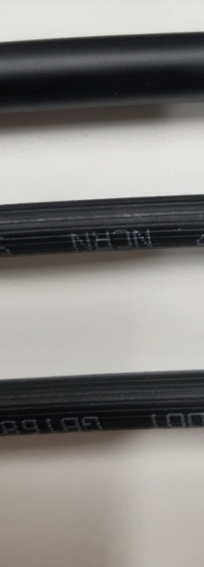
#> input picture datafornichi/khe.png, 204 x 567 px
$ python thicknessesForBlack.py   (older library calls are emulated)
#> lines starting #> are read from the running program, lines starting #| are printed output that depends on the picture; after the words box and inside, x2 and y2 are one past the last pixel; in counts of white or black regions, pixels touching at a corner belong together
#> further down, image is the input picture: shape (567, 204, 3); mean B, G, R 130.8, 133.1, 135.1
import cv2
import numpy as np
import math

def get_gradient_sobel(image):
    img_src = cv2.cvtColor(image, cv2.COLOR_BGR2GRAY)
    kernel = np.ones((5, 5), np.uint8)
    gray_image = cv2.morphologyEx(img_src, cv2.MORPH_CLOSE, kernel)
    # equalized_image = cv2.equalizeHist(img_src)
    blurred = cv2.GaussianBlur(gray_image, (3,3), 0)

    # thresh
    _, edges_src = cv2.threshold(blurred, 70, 140, cv2.THRESH_BINARY_INV)
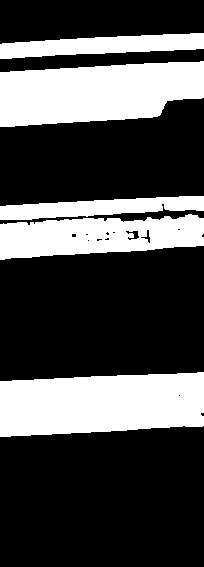
#> edges_src: shape (567, 204); values 0 (black) and 140 (white), 30% white; 5 white regions, box (x1, y1, x2, y2) and area: (0, 372, 204, 437) 11257, (0, 61, 204, 127) 10483, (0, 214, 204, 260) 6656, (0, 33, 204, 59) 3290, (0, 196, 204, 220) 2990
    edges = cv2.Canny(edges_src, 100, 200)
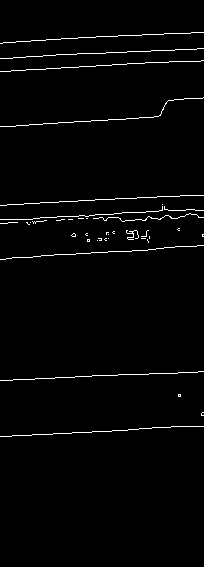
#> edges: shape (567, 204); 1.9% white in thin lines or dots, all inside (x1, y1, x2, y2) = (0, 32, 204, 437)
    # sobel
    sobel_x = cv2.Sobel(edges_src, cv2.CV_64F, 1, 0, ksize=3)
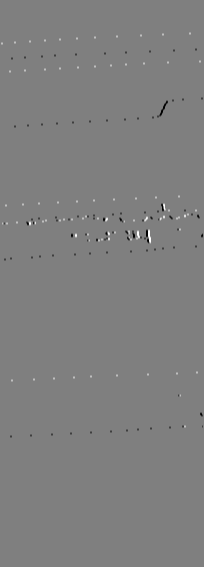
#> sobel_x: shape (567, 204) float64; min -560, max 560, mean -0.3; drawn with min black and max white
    sobel_y = cv2.Sobel(edges_src, cv2.CV_64F, 0, 1, ksize=3)
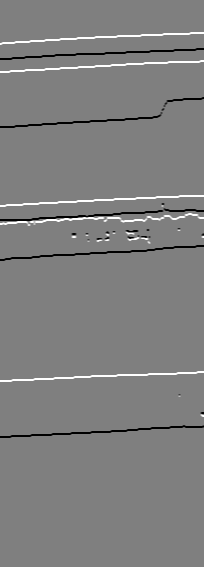
#> sobel_y: shape (567, 204) float64; min -560, max 560, mean 0; drawn with min black and max white
    direc_angle = np.degrees(np.arctan2(sobel_y, sobel_x))
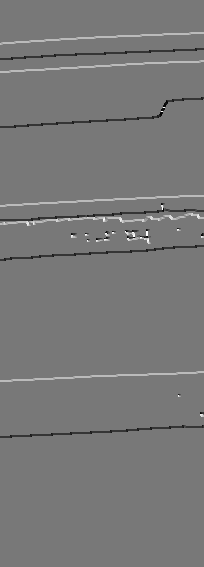
#> direc_angle: shape (567, 204) float64; min -161.6, max 180, mean -0.1; drawn with min black and max white

    gradient_angle = np.zeros_like(direc_angle, dtype=np.uint8)
    gradient_angle_flip = np.zeros_like(direc_angle, dtype=np.uint8)
    gradient_angle[direc_angle == -90] = 255
    gradient_angle_flip[direc_angle == 90] = 255

    data_bottom = np.where(gradient_angle != 0)
    data_bottom = np.column_stack((data_bottom[1], data_bottom[0]))
    data_top = np.where(gradient_angle_flip != 0)
    data_top = np.column_stack((data_top[1], data_top[0]))

    print(data_bottom)
    cv2.imshow('1',edges)
    cv2.imshow('2',gray_image)
    cv2.imshow('3', gradient_angle)
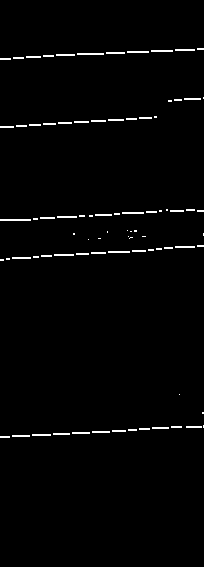
#> window '3': shape (567, 204); 1.6% white in thin lines or dots, all inside (x1, y1, x2, y2) = (0, 48, 204, 438)
    cv2.imshow('4',gradient_angle_flip)
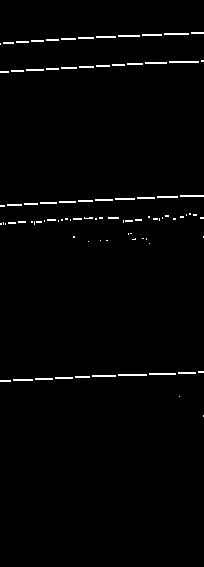
#> window '4': shape (567, 204); 1.5% white in thin lines or dots, all inside (x1, y1, x2, y2) = (0, 32, 204, 417)
    return edges, data_top,data_bottom


def fit_pca(data, src):
    data = np.float32(data)
    mean, eigenvectors = cv2.PCACompute(data, mean=None)
    mean_point = (int(round(mean[0][0])), int(round(mean[0][1])))
    cv2.circle(src, mean_point, 3, (0, 0, 255), -1)
    scale = 100
    vector1_end = (int(mean_point[0] + eigenvectors[0][0] * scale), int(mean_point[1] + eigenvectors[0][1] * scale))
    cv2.arrowedLine(src, mean_point, vector1_end, (0, 255,255), 1,cv2.LINE_AA)
    # Find min and max values along the direction of vector1_end
    min_val = np.min(np.dot(data - mean, eigenvectors.T))
    max_val = np.max(np.dot(data - mean, eigenvectors.T))
    # Draw a line covering the entire range of data along vector1_end
    line_start = (int(mean_point[0] + eigenvectors[0][0] * min_val), int(mean_point[1] + eigenvectors[0][1] * min_val))
    line_end = (int(mean_point[0] + eigenvectors[0][0] * max_val), int(mean_point[1] + eigenvectors[0][1] * max_val))
    cv2.line(src, line_start, line_end, (255,255, 0), 1,cv2.LINE_AA)
    cv2.imshow('3333333333333', src)
    return vector1_end,min_val,max_val

# Đọc ảnh
# Nhận số nguyên từ người dùng
# print("dán đường dẫn ảnh: \n")
# path = str(input())
image = cv2.imread("datafornichi/khe.png")
# image = cv2.pyrUp(image)
edges, TopLine, Botline = get_gradient_sobel(image)
#> TopLine = 1752 pairs, first value 0 to 203, second value 32 to 416; Botline = 1793 pairs, first value 0 to 203, second value 48 to 437
# [9 lines of commented-out code are left out]
cv2.waitKey(0)
cv2.destroyAllWindows()
